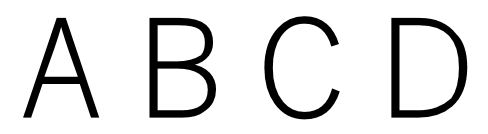
#> input picture character.JPG, 488 x 134 px, found by its file name
$ python detect_character.py
#> lines starting #> are read from the running program, lines starting #| are printed output that depends on the picture; after the words box and inside, x2 and y2 are one past the last pixel; in counts of white or black regions, pixels touching at a corner belong together
import cv2
import numpy as np
import matplotlib.pyplot as plt

def Projection_H(img, height, width):
    array_H = np.zeros(height)
    for i in range(height):
        total_count = 0
        for j in range(width):
            temp_pixVal = img[i, j]
            if (temp_pixVal == 0):
                total_count += 1
        array_H[i] = total_count

    fig = plt.figure()
    ax = fig.add_subplot(1, 1, 1)
    x_axis = np.arange(height)
    ax.barh(x_axis, array_H)
    fig.savefig("hist_H.png")

    return array_H


def Projection_V(img, height, width):
    array_V = np.zeros(width)
    for i in range(width):
        total_count = 0
        for j in range(height):
            temp_pixVal = img[j, i]
            if (temp_pixVal == 0):
                total_count += 1
        array_V[i] = total_count


    fig = plt.figure()
    ax = fig.add_subplot(1, 1, 1)
    x_axis = np.arange(width)
    ax.bar(x_axis, array_V)
    fig.savefig("hist_V.png")

    return array_V


def Detect_HeightPosition(H_THRESH, height, array_H):
    lower_posi = 0
    upper_posi = 0

    for i in range(height):
        val = array_H[i]
        if (val > H_THRESH):
            lower_posi = i
            break

    for i in reversed(range(height)):
        val = array_H[i]
        if (val > H_THRESH):
            upper_posi = i
            break

    return lower_posi, upper_posi


def Detect_WidthPosition(W_THRESH, width, array_V):
    char_List = np.array([])

    flg = False
    posi1 = 0
    posi2 = 0
    for i in range(width):
        val = array_V[i]
        if (flg==False and val > W_THRESH):
            flg = True
            posi1 = i

        if (flg == True and val < W_THRESH):
            flg = False
            posi2 = i
            char_List = np.append(char_List, posi1)
            char_List = np.append(char_List, posi2)

    return char_List


if __name__ == "__main__":
    # input image
    img = cv2.imread("./character.jpg")
#> img is the input picture: shape (134, 488, 3); min 0, max 255, mean 222.8

    # convert gray scale image
    gray_img = cv2.cvtColor(img, cv2.COLOR_RGB2GRAY)

    # black white
    ret, bw_img = cv2.threshold(gray_img, 0, 255, cv2.THRESH_OTSU)
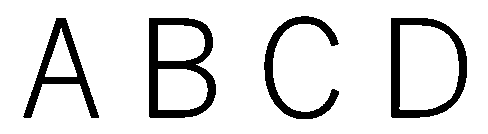
#> bw_img: shape (134, 488); 87.1% white; 4 black regions, box (x1, y1, x2, y2) and area: (149, 18, 216, 118) 2626, (391, 18, 467, 118) 2270, (23, 18, 99, 118) 1814, (264, 16, 339, 119) 1739
#> ret = 133
    height, width = bw_img.shape
#> height = 134; width = 488

    # create projection distribution
    array_H = Projection_H(bw_img, height, width)
#> after the loop in Projection_H, `for i in range(height):`: array_H = 134 values, max 166 at index 112, min 0 at index 0, mean 63.05
#> in Projection_H, `fig.savefig("hist_H.png")`:
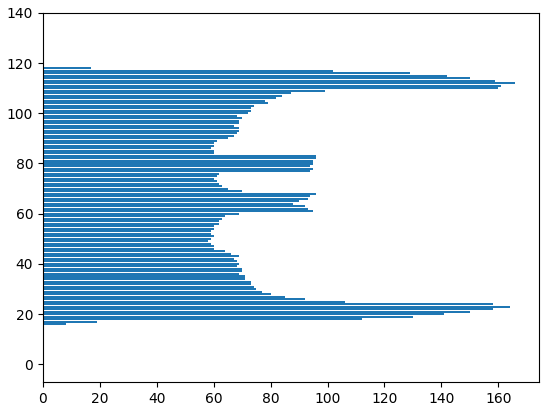
#> figure drawn by matplotlib, 1 panel
    array_V = Projection_V(bw_img, height, width)
#> after the loop in Projection_V, `for i in range(width):`: array_V = 488 values, max 100 at index 150, min 0 at index 0, mean 17.31
#> in Projection_V, `fig.savefig("hist_V.png")`:
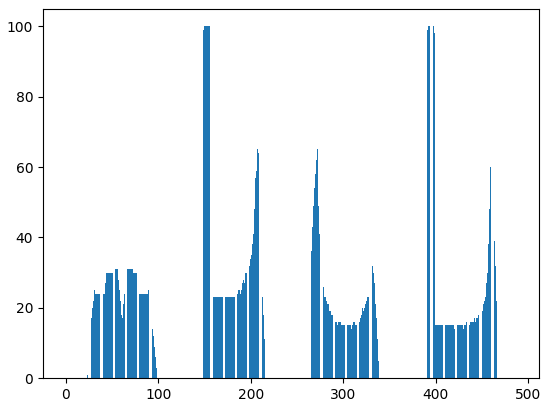
#> figure drawn by matplotlib, 1 panel

    # detect character height position
    H_THRESH = 5
    lower_posi, upper_posi = Detect_HeightPosition(H_THRESH, height, array_H)
#> the loop in Detect_HeightPosition, `for i in range(height):` made 17 passes
#> val on passes 1 to 12: 0, 0, 0, 0, 0, 0, 0, 0, 0, 0, 0, 0
#> the loop in Detect_HeightPosition, `for i in reversed(range(height)):` made 16 passes
#> lower_posi = 16; upper_posi = 118

    # detect character width position
    W_THRESH = 2
    char_List = Detect_WidthPosition(W_THRESH, width, array_V)
#> the loop in Detect_WidthPosition, `for i in range(width):` made 488 passes
#> after the loop in Detect_WidthPosition, `for i in range(width):`: flg = False; posi1 = 391; posi2 = 467
#> char_List = [24, 99, 149, 216, 264, 339, 391, 467]

    # draw image
    if (len(char_List) % 2) == 0:
        print("Succeeded in character detection")
        for i in range(0, (len(char_List)-1), 2):
            img = cv2.rectangle(img, (int(char_List[i]), int(upper_posi)), (int(char_List[i+1]), int(lower_posi)), (0,0,255), 2)
#> this loop made 4 passes
#> i on passes 3 to 4: 4, 6
#> pass 1, `img = cv2.rectangle(img, (int(char_List[i]), int(upper_posi)), (int(ch..`:
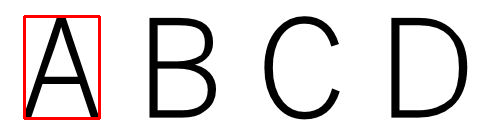
#> img: shape (134, 488, 3); 1.62% of pixels changed, all inside (x1, y1, x2, y2) = (23, 15, 101, 120)
#> pass 2, `img = cv2.rectangle(img, (int(char_List[i]), int(upper_posi)), (int(ch..`:
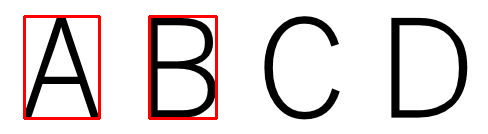
#> img: shape (134, 488, 3); 1.54% of pixels changed, all inside (x1, y1, x2, y2) = (148, 15, 218, 120)
#> pass 3, `img = cv2.rectangle(img, (int(char_List[i]), int(upper_posi)), (int(ch..`:
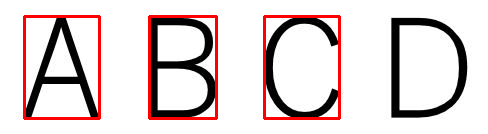
#> img: shape (134, 488, 3); 1.62% of pixels changed, all inside (x1, y1, x2, y2) = (263, 15, 341, 120)
#> after the loop:
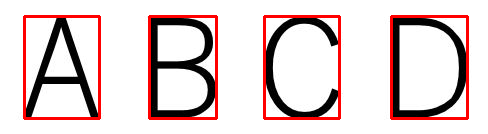
#> img: shape (134, 488, 3); 1.63% of pixels changed, all inside (x1, y1, x2, y2) = (390, 15, 469, 120)
        cv2.imwrite("result.jpg", img)
    else:
        print("Failed to detect characters")
